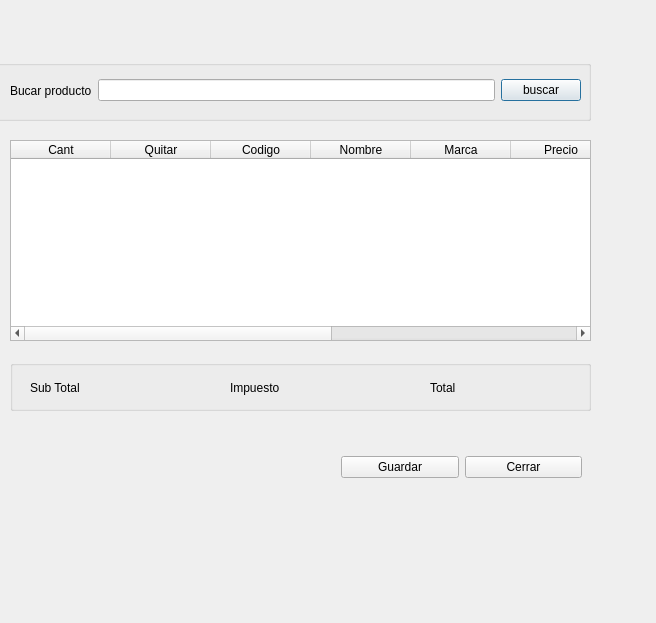
<?xml version="1.0" encoding="UTF-8"?>
<ui version="4.0">
 <class>Ventas</class>
 <widget class="QDialog" name="Ventas">
  <property name="geometry">
   <rect>
    <x>0</x>
    <y>0</y>
    <width>656</width>
    <height>623</height>
   </rect>
  </property>
  <property name="windowTitle">
   <string>Dialog</string>
  </property>
  <widget class="QGroupBox" name="groupBox">
   <property name="geometry">
    <rect>
     <x>-10</x>
     <y>60</y>
     <width>601</width>
     <height>61</height>
    </rect>
   </property>
   <property name="title">
    <string/>
   </property>
   <widget class="QWidget" name="layoutWidget">
    <property name="geometry">
     <rect>
      <x>20</x>
      <y>10</y>
      <width>571</width>
      <height>41</height>
     </rect>
    </property>
    <layout class="QHBoxLayout" name="horizontalLayout">
     <item>
      <widget class="QLabel" name="label_2">
       <property name="text">
        <string>Bucar producto</string>
       </property>
      </widget>
     </item>
     <item>
      <widget class="QLineEdit" name="lineEdit_2"/>
     </item>
     <item>
      <widget class="QPushButton" name="pushButton">
       <property name="styleSheet">
        <string notr="true">image: url(:/images/ICONS/buscar.png);</string>
       </property>
       <property name="text">
        <string>buscar</string>
       </property>
      </widget>
     </item>
    </layout>
   </widget>
  </widget>
  <widget class="QTableWidget" name="tableWidget">
   <property name="geometry">
    <rect>
     <x>10</x>
     <y>140</y>
     <width>581</width>
     <height>201</height>
    </rect>
   </property>
   <column>
    <property name="text">
     <string>Cant</string>
    </property>
   </column>
   <column>
    <property name="text">
     <string>Quitar</string>
    </property>
   </column>
   <column>
    <property name="text">
     <string>Codigo</string>
    </property>
   </column>
   <column>
    <property name="text">
     <string>Nombre</string>
    </property>
   </column>
   <column>
    <property name="text">
     <string>Marca</string>
    </property>
   </column>
   <column>
    <property name="text">
     <string>Precio</string>
    </property>
   </column>
   <column>
    <property name="text">
     <string>Impuesto</string>
    </property>
   </column>
   <column>
    <property name="text">
     <string>Sub Total</string>
    </property>
   </column>
   <column>
    <property name="text">
     <string>Valor total</string>
    </property>
   </column>
  </widget>
  <widget class="QWidget" name="layoutWidget_2">
   <property name="geometry">
    <rect>
     <x>341</x>
     <y>452</y>
     <width>241</width>
     <height>31</height>
    </rect>
   </property>
   <layout class="QHBoxLayout" name="horizontalLayout_2">
    <item>
     <widget class="QPushButton" name="pushButton_2">
      <property name="text">
       <string>Guardar</string>
      </property>
     </widget>
    </item>
    <item>
     <widget class="QPushButton" name="pushButton_3">
      <property name="text">
       <string>Cerrar</string>
      </property>
     </widget>
    </item>
   </layout>
  </widget>
  <widget class="QGroupBox" name="groupBox_2">
   <property name="geometry">
    <rect>
     <x>10</x>
     <y>360</y>
     <width>581</width>
     <height>51</height>
    </rect>
   </property>
   <property name="title">
    <string/>
   </property>
   <widget class="QLabel" name="label">
    <property name="geometry">
     <rect>
      <x>20</x>
      <y>20</y>
      <width>161</width>
      <height>16</height>
     </rect>
    </property>
    <property name="text">
     <string>Sub Total</string>
    </property>
   </widget>
   <widget class="QLabel" name="label_3">
    <property name="geometry">
     <rect>
      <x>220</x>
      <y>20</y>
      <width>161</width>
      <height>16</height>
     </rect>
    </property>
    <property name="text">
     <string>Impuesto </string>
    </property>
   </widget>
   <widget class="QLabel" name="label_4">
    <property name="geometry">
     <rect>
      <x>420</x>
      <y>20</y>
      <width>161</width>
      <height>16</height>
     </rect>
    </property>
    <property name="text">
     <string>Total</string>
    </property>
   </widget>
  </widget>
 </widget>
 <resources/>
 <connections/>
</ui>
